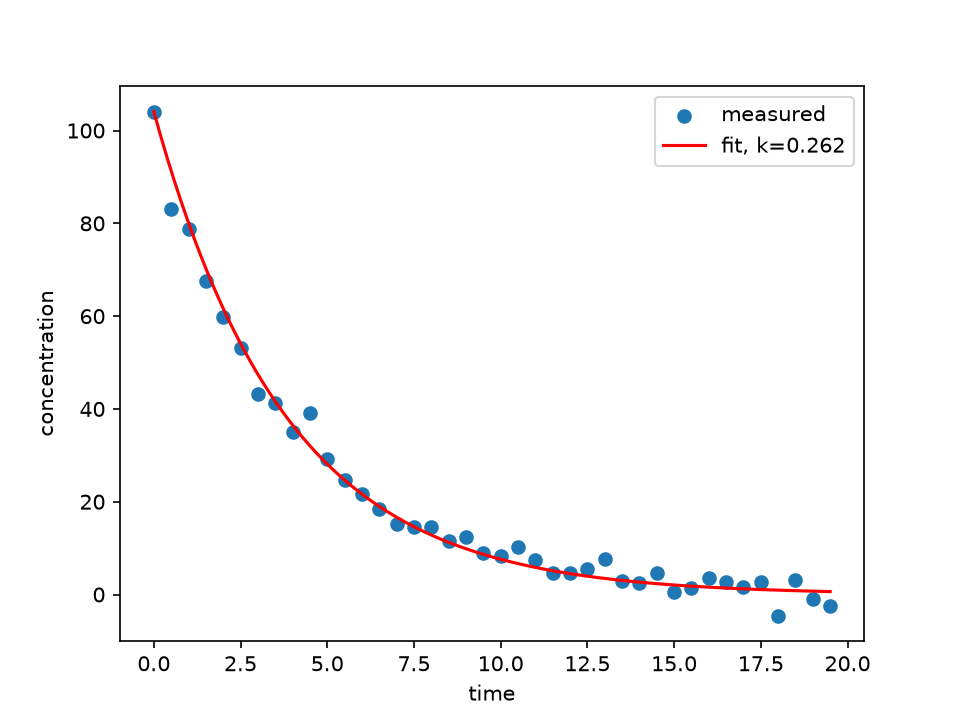

Recreate this plot in Python.
"""
PW2 Lab B Part 3 -- fit a reaction's rate constant to measured data.

A first-order reaction decays as  C(t) = C0 * exp(-k*t).  You have noisy
concentration-vs-time measurements; find the k that best matches them.
Complete the TODOs. Run:  python kinetics.py
"""
import numpy as np
import matplotlib.pyplot as plt
from scipy.optimize import minimize

# TODO 1: read kinetics.csv (columns time, concentration) into arrays t, C.
#         Set C0 = the first concentration.

# TODO 2: write total_error(k) = sum of (measured - C0*exp(-k*t))^2.
#         This is the "how bad" number: small when the model matches the data.

# TODO 3: minimise total_error with scipy.optimize.minimize (method "SLSQP",
#         bounds [(0, 5)], start x0=0.5). Print the fitted k.

# TODO 4: plot the measured data (points) and your fitted curve (line) together.
#         Save as kinetics.png.

data = np.genfromtxt("kinetics.csv", delimiter=",", skip_header=1)
t = data[:, 0]
C = data[:, 1]
C0 = C[0]

def total_error(k):
    k = np.ravel(k)[0]
    return np.sum((C - C0 * np.exp(-k * t)) ** 2)

res = minimize(total_error, x0=0.5, method="SLSQP", bounds=[(0, 5)])
k_fit = res.x[0]
print("Fitted k =", k_fit)

t_fine = np.linspace(t.min(), t.max(), 300)
plt.scatter(t, C, label="measured")
plt.plot(t_fine, C0 * np.exp(-k_fit * t_fine), "r-", label=f"fit, k={k_fit:.3f}")
plt.xlabel("time")
plt.ylabel("concentration")
plt.legend()
plt.savefig("kinetics.png", dpi=150)
plt.show()
